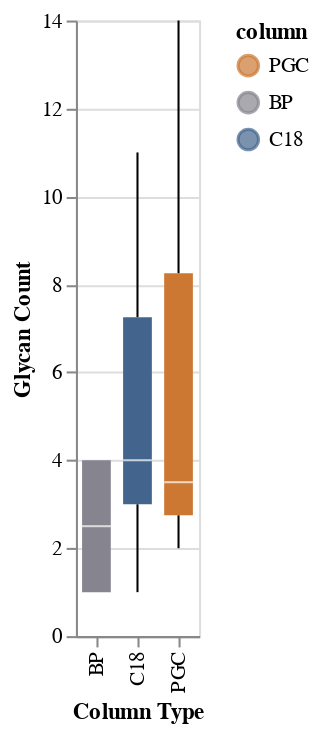

Write notebook code for a chart like this one.
### Code cell
# number of glycans per backbone that are shared
c = {}
peps = []
g = {}
gpep = []
for d in [bp, c18, pgc]:
    data = d.clean_peptide.tolist()
    peps.extend(list(set(data)))
    gp = create_ident(d, ['clean_peptide', 'glycan'])
    gpep.extend(set(gp))
for p in peps:
    c[p] = c.get(p, 0) + 1
c = dict(sorted(c.items(), key=lambda x: x[1], reverse=True))

for gp in gpep:
    g[gp] = g.get(gp, 0) + 1
g = dict(sorted(g.items(), key=lambda x: x[1], reverse=True))

common = [k for k in c.keys() if c[k]==3]
g_common = [k for k in g.keys() if g[k]==3]

columns = ['C18', 'PGC', 'BP']
frames = [c18, pgc, bp]
glycs = []
source = []
peptides = []
for peptide in common:
    for i, frame in enumerate(frames):
        peptides.append(peptide)
        sub = frame[frame.clean_peptide==peptide]
        gly = sub.glycan.unique()
        glycs.append(len(gly))
        source.append(columns[i])


data = pd.DataFrame({'column':source, 'peptide':peptides, 'num gly':glycs})
domain = data.column.unique().tolist()
dom = {
    [d for d in domain if re.search('PGC', d)][0]: '#cc7833',
    [d for d in domain if re.search('BP', d)][0]: '#86858f',
    [d for d in domain if re.search('C18', d)][0]: '#43648c'
}
_range = ['#86858f', '#43648c', '#cc7833']


bars = alt.Chart(data).mark_boxplot().encode(
    x=alt.X('column', title='Column Type'),
    y=alt.Y('mean(num gly)', title='Glycan Count'),
    color=alt.Color('column:O', scale=alt.Scale(domain=list(dom.keys()), range=list(dom.values()))),
)

# error_bars = alt.Chart(data).mark_errorbar(extent='stdev').encode(
#     x=alt.X('column', title='Column Type'),
#     y=alt.Y('mean(num gly)', title='Glycan Count'),
# )
bars

### Figure 1 — Vega-Lite specification as saved in the notebook (floating-point values rounded to 4 significant figures)
{"config": {"view": {"continuousWidth": 400, "continuousHeight": 300}}, "data": {"name": "data-85c127655e11571ea13351f0a6d0e0bf"}, "mark": "boxplot", "encoding": {"color": {"type": "ordinal", "field": "column", "scale": {"domain": ["PGC", "BP", "C18"], "range": ["#cc7833", "#86858f", "#43648c"]}}, "x": {"type": "nominal", "field": "column", "title": "Column Type"}, "y": {"type": "quantitative", "aggregate": "mean", "field": "num gly", "title": "Glycan Count"}}, "$schema": "https://vega.github.io/schema/vega-lite/v4.8.1.json", "datasets": {"data-85c127655e11571ea13351f0a6d0e0bf": [{"column": "C18", "peptide": "ANHSGAVVLLK", "num gly": 3}, {"column": "PGC", "peptide": "ANHSGAVVLLK", "num gly": 3}, {"column": "BP", "peptide": "ANHSGAVVLLK", "num gly": 2}, {"column": "C18", "peptide": "NCTSISGDLHILPVAFR", "num gly": 4}, {"column": "PGC", "peptide": "NCTSISGDLHILPVAFR", "num gly": 2}, {"column": "BP", "peptide": "NCTSISGDLHILPVAFR", "num gly": 1}, {"column": "C18", "peptide": "EAINITLDHK", "num gly": 2}, {"column": "PGC", "peptide": "EAINITLDHK", "num gly": 2}, {"column": "BP", "peptide": "EAINITLDHK", "num gly": 1}, {"column": "C18", "peptide": "GHTLTLNFTR", "num gly": 11}, {"column": "PGC", "peptide": "GHTLTLNFTR", "num gly": 11}, {"column": "BP", "peptide": "GHTLTLNFTR", "num gly": 4}, {"column": "C18", "peptide": "ENGTDTVQEEEESPAEGSK", "num gly": 6}, {"column": "PGC", "peptide": "ENGTDTVQEEEESPAEGSK", "num gly": 6}, {"column": "BP", "peptide": "ENGTDTVQEEEESPAEGSK", "num gly": 4}, {"column": "C18", "peptide": "LSALDNLLNHSSMFLK", "num gly": 3}, {"column": "PGC", "peptide": "LSALDNLLNHSSMFLK", "num gly": 4}, {"column": "BP", "peptide": "LSALDNLLNHSSMFLK", "num gly": 3}, {"column": "C18", "peptide": "NMSFVNDLTVTQDGR", "num gly": 3}, {"column": "PGC", "peptide": "NMSFVNDLTVTQDGR", "num gly": 3}, {"column": "BP", "peptide": "NMSFVNDLTVTQDGR", "num gly": 1}, {"column": "C18", "peptide": "AEPPLNASASDQGEK", "num gly": 10}, {"column": "PGC", "peptide": "AEPPLNASASDQGEK", "num gly": 11}, {"column": "BP", "peptide": "AEPPLNASASDQGEK", "num gly": 4}, {"column": "C18", "peptide": "LKPLFNK", "num gly": 4}, {"column": "PGC", "peptide": "LKPLFNK", "num gly": 3}, {"column": "BP", "peptide": "LKPLFNK", "num gly": 1}, {"column": "C18", "peptide": "VFGSQNLTTVK", "num gly": 8}, {"column": "PGC", "peptide": "VFGSQNLTTVK", "num gly": 8}, {"column": "BP", "peptide": "VFGSQNLTTVK", "num gly": 4}, {"column": "C18", "peptide": "TDNATLLR", "num gly": 7}, {"column": "PGC", "peptide": "TDNATLLR", "num gly": 3}, {"column": "BP", "peptide": "TDNATLLR", "num gly": 4}, {"column": "C18", "peptide": "INTTADEKDPTNPFR", "num gly": 1}, {"column": "PGC", "peptide": "INTTADEKDPTNPFR", "num gly": 2}, {"column": "BP", "peptide": "INTTADEKDPTNPFR", "num gly": 1}, {"column": "C18", "peptide": "IAPASNVSHTVVLRPLK", "num gly": 4}, {"column": "PGC", "peptide": "IAPASNVSHTVVLRPLK", "num gly": 5}, {"column": "BP", "peptide": "IAPASNVSHTVVLRPLK", "num gly": 3}, {"column": "C18", "peptide": "NATLAEQAK", "num gly": 9}, {"column": "PGC", "peptide": "NATLAEQAK", "num gly": 9}, {"column": "BP", "peptide": "NATLAEQAK", "num gly": 4}, {"column": "C18", "peptide": "NGTRAEPPLNASASDQGEK", "num gly": 2}, {"column": "PGC", "peptide": "NGTRAEPPLNASASDQGEK", "num gly": 2}, {"column": "BP", "peptide": "NGTRAEPPLNASASDQGEK", "num gly": 2}, {"column": "C18", "peptide": "LLNINPNK", "num gly": 6}, {"column": "PGC", "peptide": "LLNINPNK", "num gly": 14}, {"column": "BP", "peptide": "LLNINPNK", "num gly": 1}]}}
